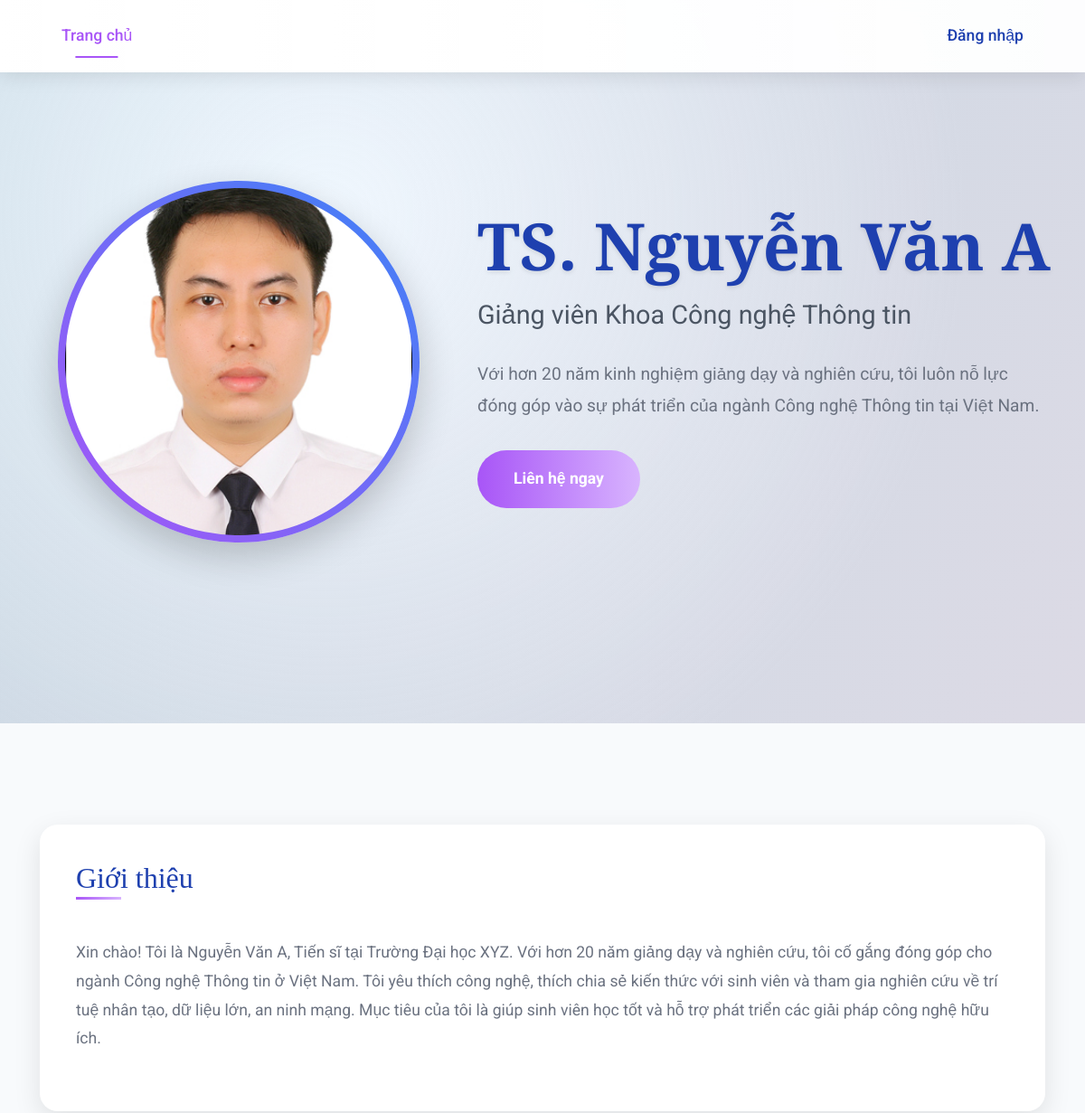
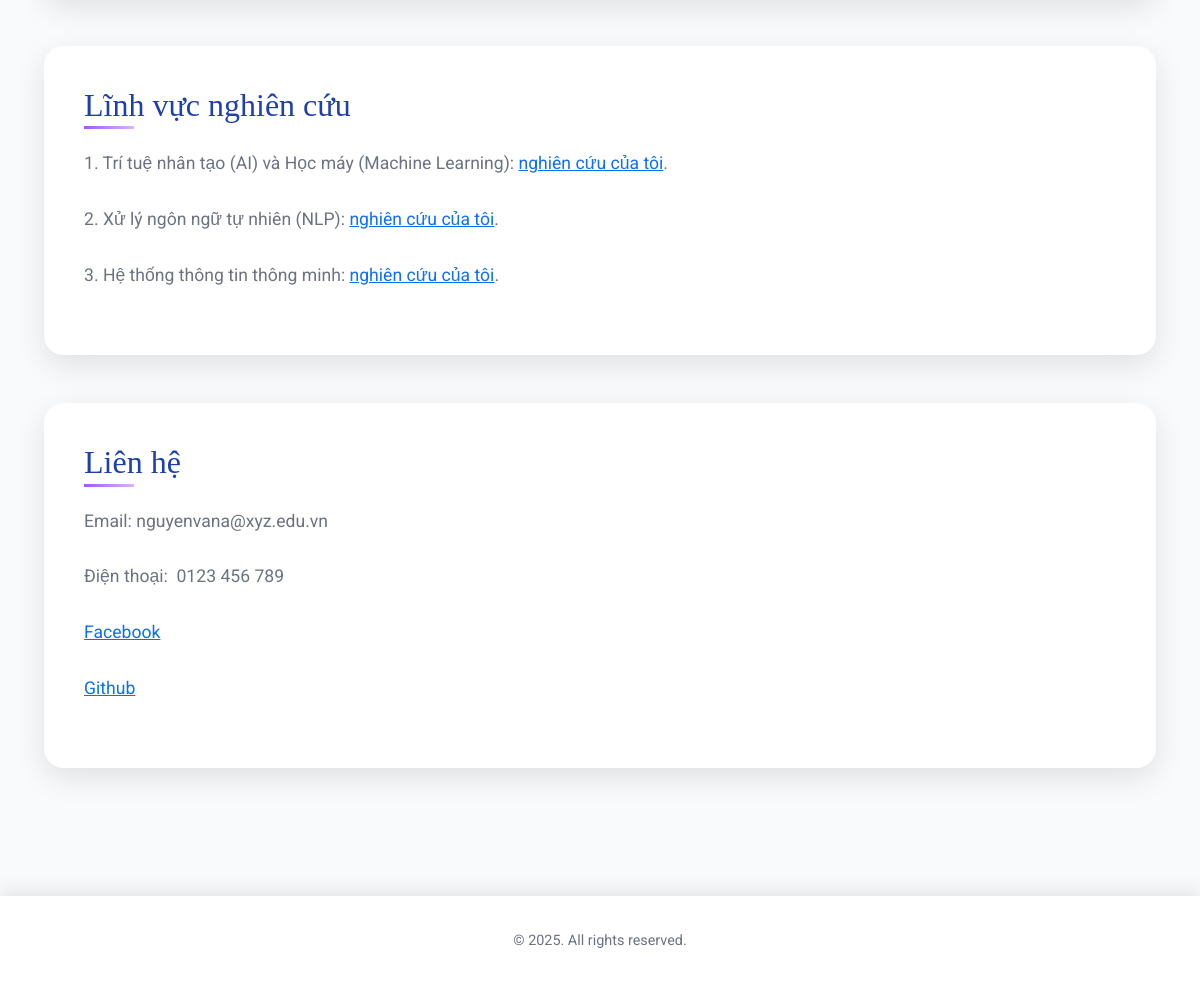
The page / on the database its author committed (2 pictures, top to bottom).
### tables this page shows
CREATE TABLE `profile` (
  `id` int NOT NULL,
  `name` varchar(255) NOT NULL,
  `workplace` text NOT NULL,
  `short_intro` text NOT NULL,
  `detailed_intro` text NOT NULL,
  `research_fields` text NOT NULL,
  `contact_info` text NOT NULL,
  `avatar` varchar(255) NOT NULL
);

### dao/pdo.php (called while the page is built, shortened)
<?php
function pdo_get_connection()
{
    $dburl = "mysql:host=localhost;dbname=university_portal;charset=utf8";
    $username = 'root';
    $password = '123456';
    $conn = new PDO($dburl, $username, $password);
    $conn->setAttribute(PDO::ATTR_ERRMODE, PDO::ERRMODE_EXCEPTION);
    return $conn;
}
function pdo_query_one($sql)
{
    $sql_args = array_slice(func_get_args(), 1);
    try {
        $conn = pdo_get_connection();
        $stmt = $conn->prepare($sql);
        $stmt->execute($sql_args);
        $row = $stmt->fetch(PDO::FETCH_ASSOC);
        return $row;
    } catch (PDOException $e) {
        throw $e;
    } finally {
        unset($conn);
    }
}

### view/home.php (the view, shortened to what this page needs)
<?php
require_once "dao/pdo.php";
$profile = pdo_query_one("SELECT * FROM profile LIMIT 1");
$avatar = !empty($profile['avatar']) ? '../Uploads/' . ($profile['avatar']) : 'assets/images/default-avatar.jpg';
?>
<section id="trangchu" class="hero">
    <div class="hero-content">
        <div class="hero-img">
            <img src="<?= $avatar ?>" alt="Ảnh giảng viên" class="profile-img">
        </div>
        <div class="hero-text">
            <h1><?= ($profile['name']) ?></h1>
            <h3><?= ($profile['workplace']) ?></h3>
            <p><?= ($profile['short_intro']) ?></p>
            <a href="#lienhe" class="cta-btn">Liên hệ ngay</a>
        </div>
    </div>
</section>
<section class="content-section">
    <div class="container">
        <div id="gioithieu" class="content-card">
            <h2>Giới thiệu</h2>
            <p><?= ($profile['detailed_intro']) ?></p>
        </div>
        <div id="nghiencuu" class="content-card">
            <h2>Lĩnh vực nghiên cứu</h2>
            <?= html_entity_decode($profile['research_fields']) ?>
        </div>
        <div id="lienhe" class="content-card">
            <h2>Liên hệ</h2>
            <?= html_entity_decode($profile['contact_info']) ?>
        </div>
    </div>
</section>

### layout/css/style.css (style rules this page uses)
* { margin: 0; padding: 0; box-sizing: border-box; scroll-behavior: smooth; }
body { background: #ffffff; color: #333; font-family: 'Roboto', sans-serif; line-height: 1.8; overflow-x: hidden; position: relative; }
.hero { min-height: 100vh; background: linear-gradient(120deg, #e0f2fe 0%, #f5f3ff 100%); position: relative; display: flex; align-items: center; justify-content: center; padding: 5rem 2rem; overflow: hidden; }
.hero::before { content: ''; position: absolute; top: 0; left: 0; width: 100%; height: 100%; background: radial-gradient(circle at 30% 30%, rgba(255, 255, 255, 0.4) 0%, rgba(0, 0, 0, 0.1) 70%); z-index: 1; }
.hero-content { position: relative; z-index: 2; display: flex; align-items: center; max-width: 1400px; width: 100%; gap: 4rem; padding: 0 2rem; }
.hero-img { flex: 1; display: flex; justify-content: center; }
.profile-img { width: 400px; height: 400px; border-radius: 50%; object-fit: cover; border: 8px solid transparent; background: linear-gradient(45deg, #a855f7, #3b82f6) border-box; box-shadow: 0 15px 40px rgba(0, 0, 0, 0.2); transition: transform 0.5s ease, box-shadow 0.5s ease; animation: fadeIn 1.5s ease forwards; }
.hero-text { flex: 1; color: #333; }
.hero-text h1 { font-family: 'Playfair Display', serif; font-size: 4.5rem; font-weight: 700; color: #1e40af; margin-bottom: 1rem; text-shadow: 0 2px 5px rgba(0, 0, 0, 0.1); animation: slideUp 1.5s ease forwards; white-space: nowrap; }
.hero-text h3 { font-size: 1.8rem; font-weight: 400; color: #4b5563; margin-bottom: 2rem; animation: slideUp 1.8s ease forwards; }
.hero-text p { font-size: 1.2rem; color: #6b7280; margin-bottom: 2rem; animation: slideUp 2s ease forwards; }
.hero-text .cta-btn { display: inline-block; padding: 1rem 2.5rem; background: linear-gradient(90deg, #a855f7, #d8b4fe); color: #fff; text-decoration: none; border-radius: 50px; font-weight: 700; font-size: 1.1rem; position: relative; overflow: hidden; transition: transform 0.3s ease, box-shadow 0.3s ease; animation: slideUp 2.2s ease forwards; }
.hero-text .cta-btn::before { content: ''; position: absolute; top: 50%; left: 50%; width: 0; height: 0; background: rgba(255, 255, 255, 0.3); border-radius: 50%; transform: translate(-50%, -50%); transition: width 0.6s ease, height 0.6s ease; }
.content-section { background: #f8fafc; padding: 7rem 2rem 5rem; min-height: 100vh; }
.container { max-width: 1200px; margin: 0 auto; }
.content-card { background: #fff; padding: 2.5rem; border-radius: 20px; box-shadow: 0 10px 30px rgba(0, 0, 0, 0.1); margin-bottom: 3rem; transition: transform 0.3s ease, box-shadow 0.3s ease; animation: slideUp 1s ease forwards; }
.content-card h2 { font-family: 'Playfair Display', serif; font-size: 2rem; color: #1e40af; margin-bottom: 1.5rem; position: relative; display: inline-block; }
.content-card h2::after { content: ''; position: absolute; width: 50px; height: 3px; background: linear-gradient(90deg, #a855f7, #d8b4fe); bottom: -5px; left: 0; }
.content-card p { font-size: 1.1rem; color: #6b7280; margin-bottom: 1.5rem; }
section[id], .content-card[id] { scroll-margin-top: 100px; }

### rows shown on the page
profile: avatar (picture), name "TS. Nguyễn Văn A", workplace "Giảng viên Khoa Công nghệ Thông tin", short_intro "Với hơn 20 năm kinh nghiệm giảng dạy và nghiên cứu, tôi luôn nỗ lực đóng góp vào sự phát triển của ngành Công nghệ Thông tin tại Việt Nam.", detailed_intro "Xin chào! Tôi là Nguyễn Văn A, Tiến sĩ tại Trường Đại học XYZ. Với hơn 20 năm giảng dạy và nghiên cứu, tôi cố gắng đóng góp cho ngành Công nghệ Thông tin ở Việt Nam. Tôi yêu thích công nghệ, thích chia sẻ kiến thức với sinh viên và tham gia nghiên cứu về trí tuệ nhân tạo, dữ liệu lớn, an ninh mạng. Mục tiêu của tôi là giúp sinh viên học tốt và hỗ trợ phát triển các giải pháp công nghệ hữu ích.", research_fields "1. Trí tuệ nhân tạo (AI) và Học máy (Machine Learning): nghiên cứu của tôi . 2. Xử lý ngôn ngữ tự nhiên (NLP): nghiên cứu của tôi . 3. Hệ thống thông tin thông minh: nghiên cứu của tôi .", contact_info "Email: nguyenvana@xyz.edu.vn Điện thoại: 0123 456 789 Facebook Github"
